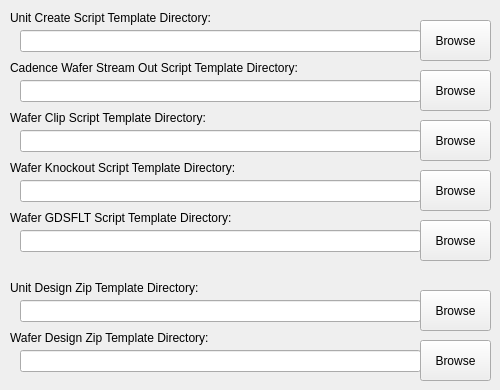
   <widget class="QWidget" name="tab">
    <attribute name="title">
     <string> Script Templates</string>
    </attribute>
    <widget class="QPushButton" name="btnBrowseCadenceStreamOutDir">
     <property name="geometry">
      <rect>
       <x>420</x>
       <y>70</y>
       <width>71</width>
       <height>41</height>
      </rect>
     </property>
     <property name="text">
      <string>Browse</string>
     </property>
    </widget>
    <widget class="QLabel" name="label_10">
     <property name="geometry">
      <rect>
       <x>10</x>
       <y>60</y>
       <width>351</width>
       <height>16</height>
      </rect>
     </property>
     <property name="text">
      <string>Cadence Wafer Stream Out Script Template Directory:</string>
     </property>
    </widget>
    <widget class="QLineEdit" name="txtCadenceStreamOutDir">
     <property name="geometry">
      <rect>
       <x>20</x>
       <y>80</y>
       <width>401</width>
       <height>22</height>
      </rect>
     </property>
    </widget>
    <widget class="QLabel" name="label_11">
     <property name="geometry">
      <rect>
       <x>10</x>
       <y>10</y>
       <width>351</width>
       <height>16</height>
      </rect>
     </property>
     <property name="text">
      <string>Unit Create Script Template Directory:</string>
     </property>
    </widget>
    <widget class="QPushButton" name="btnBrowseUnitCreateScriptDir">
     <property name="geometry">
      <rect>
       <x>420</x>
       <y>20</y>
       <width>71</width>
       <height>41</height>
      </rect>
     </property>
     <property name="text">
      <string>Browse</string>
     </property>
    </widget>
    <widget class="QLineEdit" name="txtUnitCreateScriptDir">
     <property name="geometry">
      <rect>
       <x>20</x>
       <y>30</y>
       <width>401</width>
       <height>22</height>
      </rect>
     </property>
    </widget>
    <widget class="QPushButton" name="btnBrowseWaferClipTemplateDir">
     <property name="geometry">
      <rect>
       <x>420</x>
       <y>120</y>
       <width>71</width>
       <height>41</height>
      </rect>
     </property>
     <property name="text">
      <string>Browse</string>
     </property>
    </widget>
    <widget class="QLabel" name="label_12">
     <property name="geometry">
      <rect>
       <x>10</x>
       <y>110</y>
       <width>351</width>
       <height>16</height>
      </rect>
     </property>
     <property name="text">
      <string>Wafer Clip Script Template Directory:</string>
     </property>
    </widget>
    <widget class="QLineEdit" name="txtWaferClipTemplateDir">
     <property name="geometry">
      <rect>
       <x>20</x>
       <y>130</y>
       <width>401</width>
       <height>22</height>
      </rect>
     </property>
    </widget>
    <widget class="QLabel" name="label_13">
     <property name="geometry">
      <rect>
       <x>10</x>
       <y>160</y>
       <width>351</width>
       <height>16</height>
      </rect>
     </property>
     <property name="text">
      <string>Wafer Knockout Script Template Directory:</string>
     </property>
    </widget>
    <widget class="QLineEdit" name="txtWaferKnockoutTemplateDir">
     <property name="geometry">
      <rect>
       <x>20</x>
       <y>180</y>
       <width>401</width>
       <height>22</height>
      </rect>
     </property>
    </widget>
    <widget class="QPushButton" name="btnBrowseWaferKnockoutTemplateDir">
     <property name="geometry">
      <rect>
       <x>420</x>
       <y>170</y>
       <width>71</width>
       <height>41</height>
      </rect>
     </property>
     <property name="text">
      <string>Browse</string>
     </property>
    </widget>
    <widget class="QPushButton" name="btnBrowseWaferFltTemplateDir">
     <property name="geometry">
      <rect>
       <x>420</x>
       <y>220</y>
       <width>71</width>
       <height>41</height>
      </rect>
     </property>
     <property name="text">
      <string>Browse</string>
     </property>
    </widget>
    <widget class="QLineEdit" name="txtWaferFltTemplateDir">
     <property name="geometry">
      <rect>
       <x>20</x>
       <y>230</y>
       <width>401</width>
       <height>22</height>
      </rect>
     </property>
    </widget>
    <widget class="QLabel" name="label_34">
     <property name="geometry">
      <rect>
       <x>10</x>
       <y>210</y>
       <width>351</width>
       <height>16</height>
      </rect>
     </property>
     <property name="text">
      <string>Wafer GDSFLT Script Template Directory:</string>
     </property>
    </widget>
    <widget class="QPushButton" name="btnBrowseUnitZipTemplateDir">
     <property name="geometry">
      <rect>
       <x>420</x>
       <y>290</y>
       <width>71</width>
       <height>41</height>
      </rect>
     </property>
     <property name="text">
      <string>Browse</string>
     </property>
    </widget>
    <widget class="QLabel" name="label_35">
     <property name="geometry">
      <rect>
       <x>10</x>
       <y>280</y>
       <width>351</width>
       <height>16</height>
      </rect>
     </property>
     <property name="text">
      <string>Unit Design Zip Template Directory:</string>
     </property>
    </widget>
    <widget class="QLineEdit" name="txtUnitZipTemplateDir">
     <property name="geometry">
      <rect>
       <x>20</x>
       <y>300</y>
       <width>401</width>
       <height>22</height>
      </rect>
     </property>
    </widget>
    <widget class="QPushButton" name="btnBrowseWaferZipTemplateDir">
     <property name="geometry">
      <rect>
       <x>420</x>
       <y>340</y>
       <width>71</width>
       <height>41</height>
      </rect>
     </property>
     <property name="text">
      <string>Browse</string>
     </property>
    </widget>
    <widget class="QLineEdit" name="txtWaferZipTemplateDir">
     <property name="geometry">
      <rect>
       <x>20</x>
       <y>350</y>
       <width>401</width>
       <height>22</height>
      </rect>
     </property>
    </widget>
    <widget class="QLabel" name="label_36">
     <property name="geometry">
      <rect>
       <x>10</x>
       <y>330</y>
       <width>351</width>
       <height>16</height>
      </rect>
     </property>
     <property name="text">
      <string>Wafer Design Zip Template Directory:</string>
     </property>
    </widget>
   </widget>
